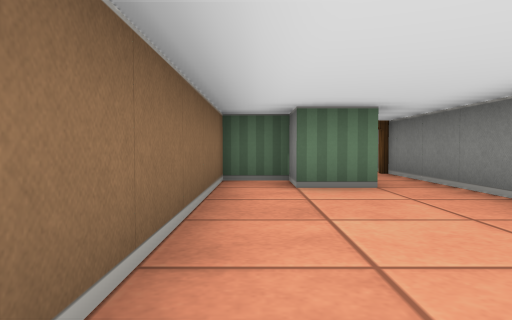
[1] (above)

24 first-person views from a walk through a cub3D level. The camera is about half as high as the walls, tilts 2° down and sees 70° across. The floor is counted in squares. Each view is taken from the middle of a square. On the plan, view 1 faces up. The plan holds only what a view shows up to about 9 squares ahead; the rest is blank.

[2]
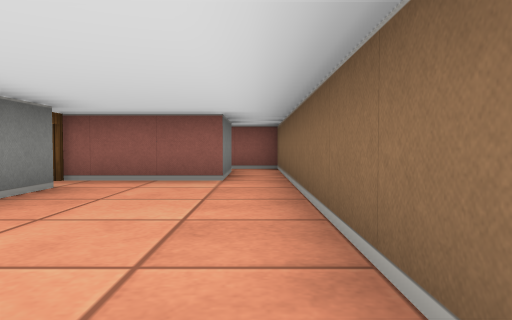

[3]
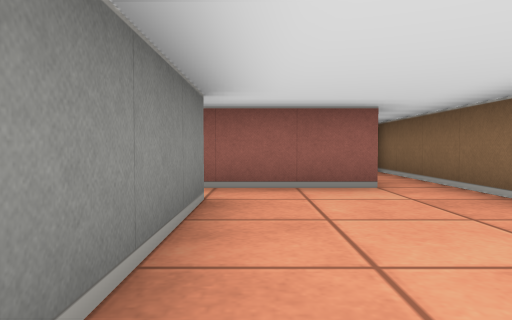

[4]
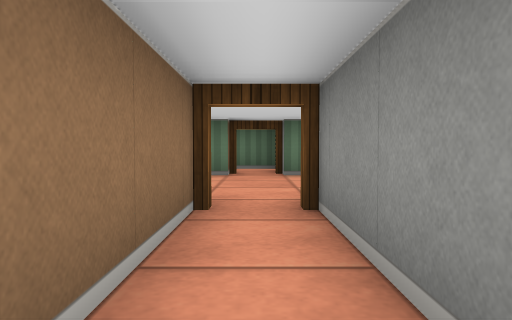

[5]
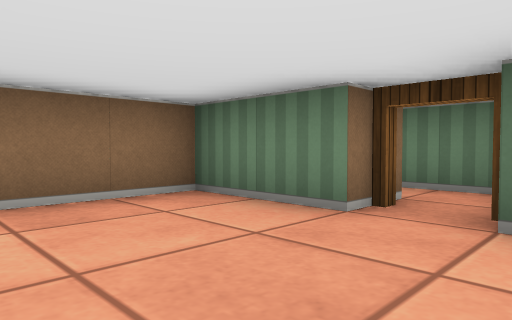

[6]
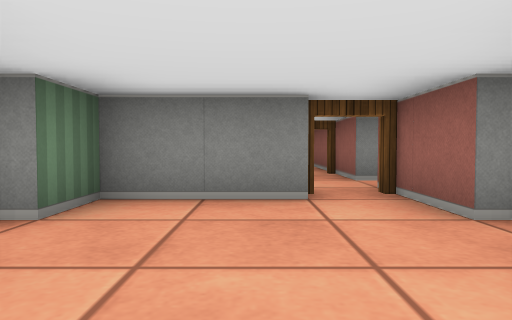

[7]
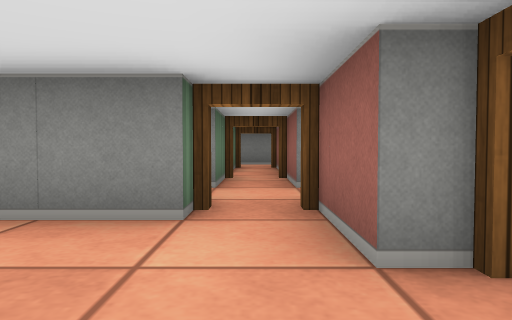

[8]
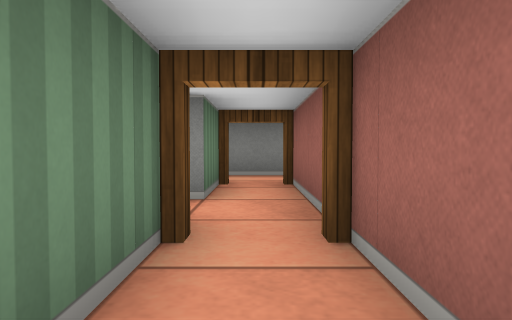

[9]
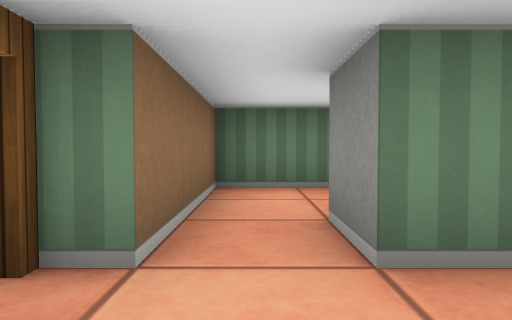

[10]
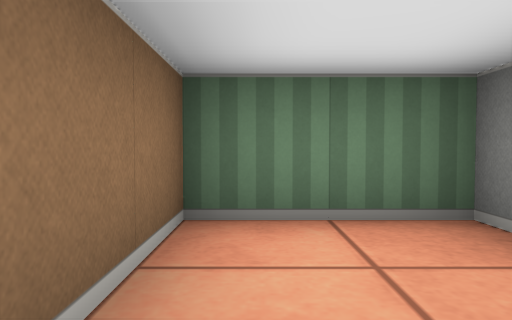

[11]
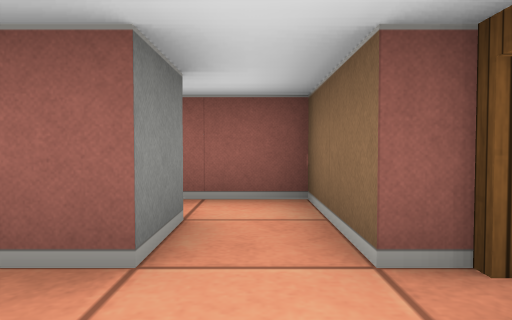

[12]
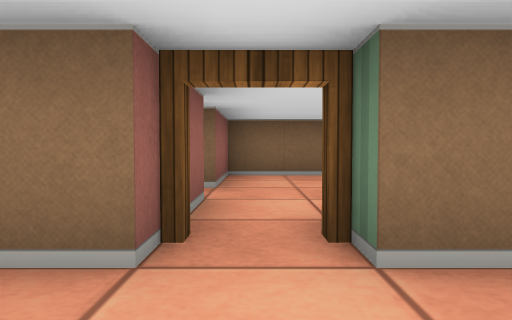

[13]
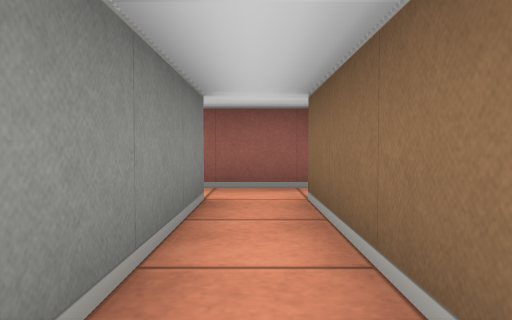

[14]
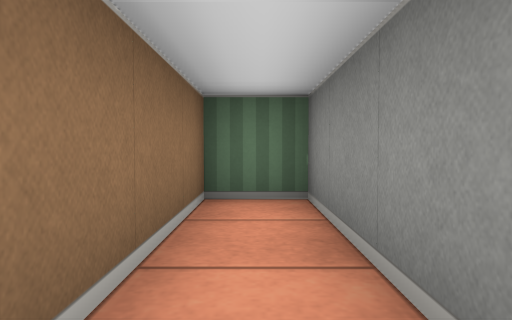

[15]
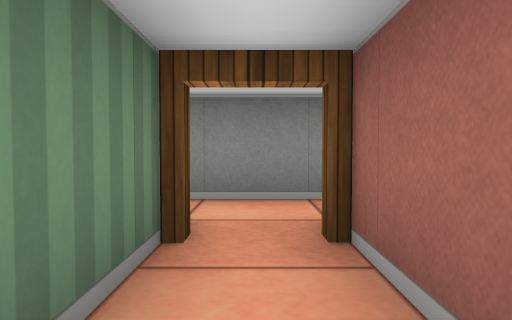

[16]
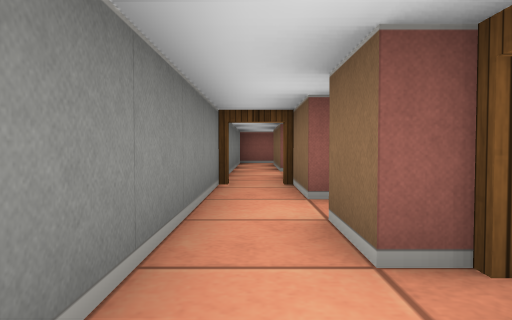

[17]
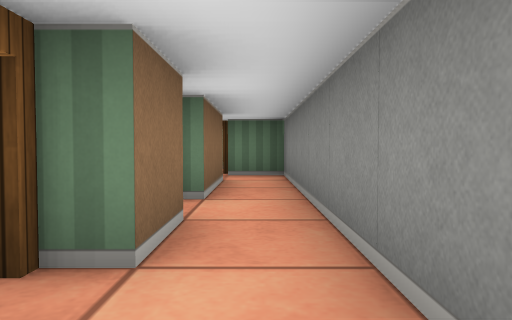

[18]
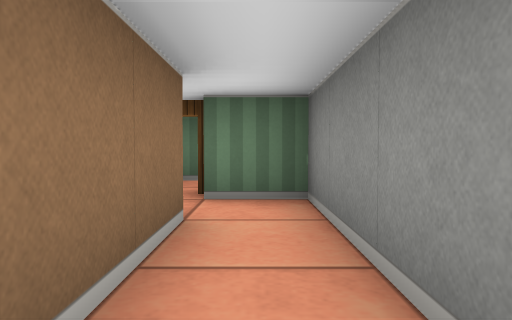

[19]
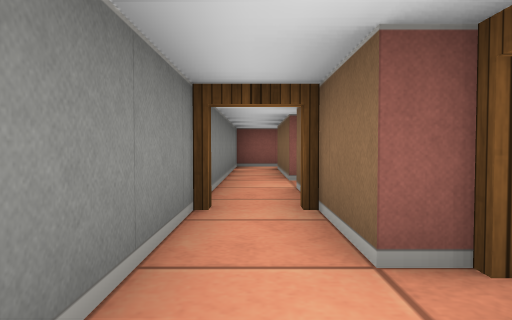

[20]
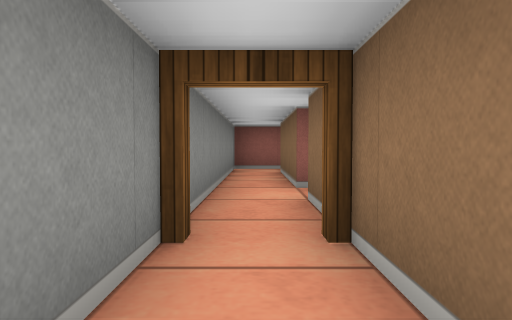

[21]
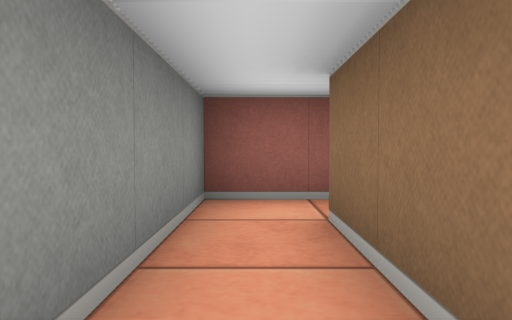

[22]
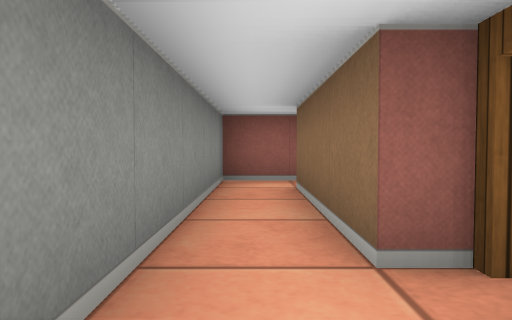

[23]
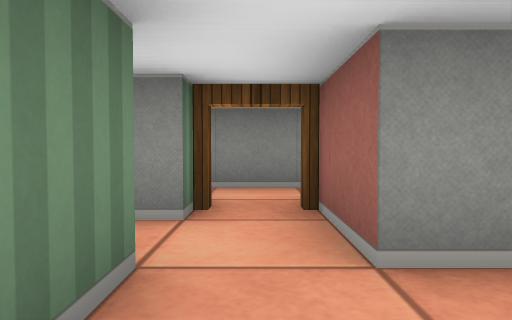

[24]
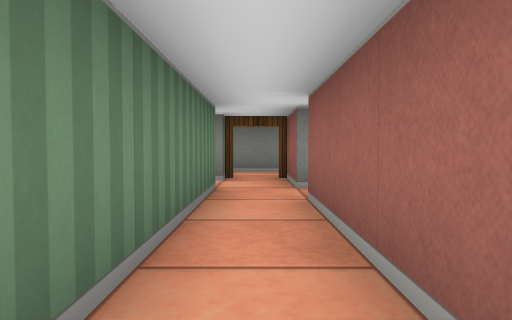

### Floor plan
Points are (right, up) in squares from view 1. A wall is a line through its corners. A room is listed if a view was taken in it or the views show most of it. See-through windows are left out.
Room 1 (views 1, 2, 3, 4)
walls: (2.5, 0.5) (2.5, 7.5); (0.5, -2.4) (0.5, -0.5) (3, -0.5); (1.5, 7.5) (1.5, 4.5) (0.5, 4.5) (0.5, 5.5) (-0.5, 5.5) (-0.5, -2.5)
ways out: open door at (2, 7) to room 2; open door at (3, 0) to room 7; opening at (0, -1.5)
Room 2 (views 5, 6, 7)
walls: (1.5, 10.5) (-0.5, 10.5) (-0.5, 7.5) (1.5, 7.5); (2.5, 7.5) (4.5, 7.5); (3.5, 8.5) (3.5, 10.5) (2.5, 10.5)
ways out: open door at (2, 7) to room 1; open door at (4, 8) to room 3; open door at (2, 11)
Room 3 (views 8, 9, 10, 11, 12)
walls: (4.5, 7.5) (4.5, 5.5) (5.8, 5.5); (5.5, 6.5) (5.5, 7.5) (7, 7.5); (4.5, 9.5) (4.5, 8.5); (7.1, 8.5) (5.5, 8.5) (5.5, 9.5)
ways out: open door at (4, 8) to room 2; open door at (7, 8) to room 4; opening at (5, 9) to room 8; opening at (6.5, 6)
Room 4 (views 13, 14, 15)
walls: (7, 7.5) (10.5, 7.5); (10.5, 8.5) (8.5, 8.5) (8.5, 12.5) (7.5, 12.5) (7.5, 8.5)
ways out: open door at (7, 8) to room 3; open door at (10, 8) to room 5
Room 5 (views 16, 17, 18, 19, 20)
walls: (10.5, 7.5) (10.5, 6.5); (10.5, 5.5) (10.5, 4); (10.5, 10.5) (10.5, 8.5); (11.5, 4) (11.5, 11.5) (10.5, 11.5)
ways out: open door at (10, 8) to room 4; open door at (11, 4) to room 6; open door at (10, 6); open door at (10, 12)
Room 6 (views 21, 22)
walls: (10.5, 1.5) (10.5, -1.5); (10.5, 4) (10.5, 2.5); (10.2, -2.5) (11.5, -2.5) (11.5, 4)
ways out: open door at (11, 4) to room 5; open door at (10, 2) to room 7; open door at (10, -2)
Room 7 (views 23, 24)
walls: (4.6, 1.5) (7.5, 1.5); (8.5, 2.5) (4.6, 2.5); (8.5, 0.9) (8.5, 1.5) (10.5, 1.5)
ways out: open door at (3, 0) to room 1; open door at (10, 2) to room 6; opening at (8, 1)
Room 8 (no view inside)
walls: (6.6, 11.5) (4.5, 11.5) (4.5, 9.5)
ways out: opening at (5, 9) to room 3

Positions as (right, up) in squares from view 1, and headings:
1: (0, 0), facing up
2: (0, 5), facing down
3: (2, 4), facing down
4: (2, 4), facing up
5: (3, 8), facing up-left
6: (0, 9), facing right
7: (1, 8), facing right
8: (5, 8), facing right
9: (5, 7), facing up
10: (5, 9), facing up
11: (5, 9), facing down
12: (6, 8), facing left
13: (8, 12), facing down
14: (8, 9), facing up
15: (8, 8), facing right
16: (11, 9), facing down
17: (11, 5), facing up
18: (11, 8), facing up
19: (11, 7), facing down
20: (11, 6), facing down
21: (11, 1), facing down
22: (11, 3), facing down
23: (7, 2), facing right
24: (4, 2), facing right
